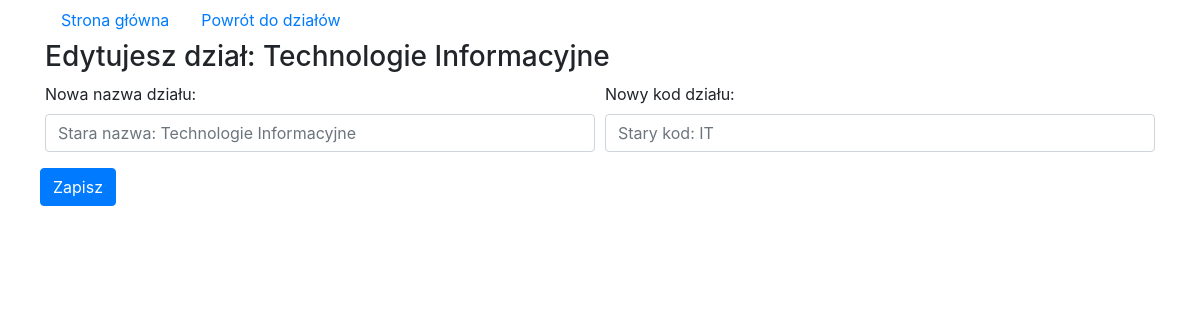
The app's page /crud/dzialy/2/edit with its own data.
### crud/models.py (models this page shows, shortened)
class Dzial(models.Model):
  name = models.CharField(max_length=25, null=False, blank=False)
  department_code = models.CharField(max_length=5, null=False, blank=False)

### crud/views.py (the view)
# urls.py: path('dzialy/<int:dzial_id>/edit', views.dzial_edit, name = 'dzial_edit'),
def dzial_edit(request, dzial_id):
  dzial = get_object_or_404(Dzial, pk = dzial_id)
  context = {'dzial': dzial}
  return render(request, 'crud/dzialEdit.html', context)

### crud/templates/crud/dzialEdit.html (shortened to what this page needs)
<!DOCTYPE html>
<html>
  <head>
    <link rel="stylesheet" href="https://stackpath.bootstrapcdn.com/bootstrap/4.3.1/css/bootstrap.min.css">
  </head>
  <body>
    <div class="container">
      <nav class="nav">
        <a class="nav-link active" href="/crud">Strona główna</a>
        <a class="nav-link active" href="/crud/dzialy">Powrót do działów</a>
      </nav>
      <h3>Edytujesz dział: {{ dzial.name }}</h3>
      <form action="{% url 'crud:dzial_to_edit' dzial.pk %}" method="POST">
        <div class="form-row">
          <div class="form-group col">
            <label for="inputName">Nowa nazwa działu:</label>
            <input type="text" name="departmentName" value="{{ dzial_name }}" class="form-control" id="departmentName" placeholder="Stara nazwa: {{ dzial.name }}">
          </div>
          <div class="form-group col">
            <label for="departmentCode">Nowy kod działu:</label>
            <input type="text" name="departmentCode" value="{{ department_code }}" class="form-control" id="departmentCode" placeholder="Stary kod: {{ dzial.department_code }}">
          </div>
        </div>
        <div class="form-row">
          <button type="submit" class="btn btn-primary">Zapisz</button>
        </div>
      </form>
    </div>
  </body>
</html>

### records on screen
Dzial: name "Technologie Informacyjne", departmentName "Stara nazwa: Technologie Informacyjne", departmentCode "Stary kod: IT"
